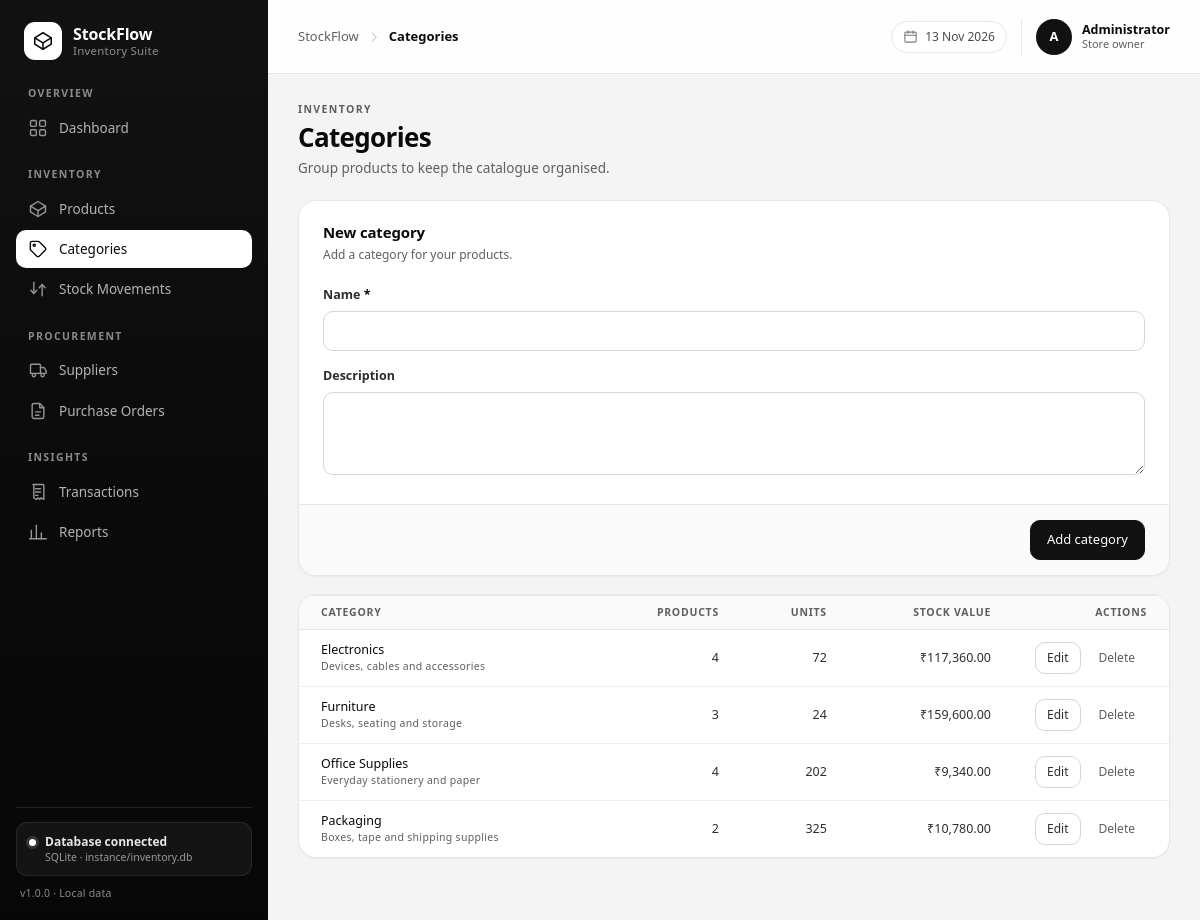
Page /categories/ on the committed database.
### tables this page shows
CREATE TABLE categories (
    id          INTEGER PRIMARY KEY AUTOINCREMENT,
    name        TEXT NOT NULL UNIQUE,
    description TEXT,
    created_at  TEXT NOT NULL DEFAULT (datetime('now', 'localtime'))
);

### routes/categories.py (the view)
@categories_bp.route("/")
def index():
    edit_id = parse_int(request.args.get("edit"), 0)
    editing = None
    if edit_id:
        editing = query("SELECT * FROM categories WHERE id = ?", (edit_id,), one=True)
    categories = query(
        """
        SELECT c.*,
               COUNT(p.id) AS product_count,
               COALESCE(SUM(p.quantity), 0) AS units,
               COALESCE(SUM(p.quantity * p.cost_price), 0) AS stock_value
        FROM categories c
        LEFT JOIN products p ON p.category_id = c.id AND p.is_active = 1
        GROUP BY c.id
        ORDER BY c.name COLLATE NOCASE
        """
    )
    return render_template(
        "categories/list.html",
        page_title="Categories",
        active_page="categories",
        categories=categories,
        editing=editing,
    )

### database/db.py (called while the page is built)
def get_db():
    if "db" not in g:
        connection = sqlite3.connect(current_app.config["DATABASE"])
        connection.row_factory = sqlite3.Row
        connection.execute("PRAGMA foreign_keys = ON")
        g.db = connection
    return g.db

def query(sql, params=(), one=False):
    cursor = get_db().execute(sql, params)
    rows = cursor.fetchall()
    cursor.close()
    if one:
        return rows[0] if rows else None
    return rows

### utils/filters.py (called while the page is built)
def currency_symbol():
    if "_currency_symbol" not in g:
        symbol = current_app.config["CURRENCY_SYMBOL"]
        try:
            row = query(
                "SELECT value FROM settings WHERE key = 'currency_symbol'",
                one=True,
            )
            if row and row["value"]:
                symbol = row["value"]
        except Exception:
            pass
        g._currency_symbol = symbol
    return g._currency_symbol

### utils/helpers.py (called while the page is built)
def parse_int(value, default=0):
    try:
        return int(str(value).strip())
    except (TypeError, ValueError):
        return default

### templates/categories/list.html (shortened to what this page needs)
{% extends 'base.html' %}
{% import 'partials/icons.html' as ui %}
{% block content %}
  <div class="page-head">
    <div>
      <p class="page-head__eyebrow">Inventory</p>
      <h1 class="page-head__title">Categories</h1>
      <p class="page-head__subtitle">Group products to keep the catalogue organised.</p>
    </div>
  </div>
  <div class="split">
    <form method="post" action="{{ url_for('categories.save') }}" class="form-card form-card--side">
      <div class="form-card__head">
        <h2>{{ 'Edit category' if editing else 'New category' }}</h2>
        <p>{{ 'Rename this category or update its description.' if editing else 'Add a category for your products.' }}</p>
      </div>
      <div class="form-grid form-grid--single">
        <div class="field">
          <label for="name">Name <span class="req">*</span></label>
          <input class="input" id="name" name="name" required maxlength="80"
                 value="{{ editing.name if editing else '' }}">
        </div>
        <div class="field">
          <label for="description">Description</label>
          <textarea class="input" id="description" name="description" rows="3">{{ editing.description if editing and editing.description else '' }}</textarea>
        </div>
      </div>
      <div class="form-card__foot">
        {% if editing %}
          <a class="btn btn--ghost" href="{{ url_for('categories.index') }}">Cancel</a>
          <button class="btn" type="submit">Save changes</button>
        {% else %}
          <button class="btn" type="submit">Add category</button>
        {% endif %}
      </div>
    </form>
    <section class="card card--flush">
      {% if categories %}
        <div class="table-wrap">
          <table class="table">
            <thead>
              <tr>
                <th>Category</th>
                <th class="is-num">Products</th>
                <th class="is-num">Units</th>
                <th class="is-num">Stock value</th>
                <th class="is-actions">Actions</th>
              </tr>
            </thead>
            <tbody>
              {% for category in categories %}
                <tr>
                  <td>
                    <span class="cell-product__name">{{ category.name }}</span>
                    {% if category.description %}
                      <span class="cell-product__sku">{{ category.description }}</span>
                    {% endif %}
                  </td>
                  <td class="is-num">{{ category.product_count }}</td>
                  <td class="is-num">{{ category.units }}</td>
                  <td class="is-num">{{ category.stock_value|money }}</td>
                  <td class="is-actions">
                    <div class="row-actions">
                      <a class="btn btn--ghost btn--sm" href="{{ url_for('categories.index', edit=category.id) }}">Edit</a>
                      <form method="post" action="{{ url_for('categories.delete', category_id=category.id) }}"
                            onsubmit="return confirm('Delete {{ category.name|e }}? Its products will become uncategorised.');">
                        <button class="btn btn--quiet btn--sm" type="submit">Delete</button>
                      </form>
                    </div>
                  </td>
                </tr>
              {% endfor %}
            </tbody>
          </table>
        </div>
      {% else %}
        <div class="empty">
          <span class="empty__icon">{{ ui.icon('tag', 22) }}</span>
          <p class="empty__title">No categories yet</p>
          <p class="empty__text">Use the form to add your first category.</p>
        </div>
      {% endif %}
    </section>
  </div>
{% endblock %}

### rows in the picture
categories: name "Electronics", description "Devices, cables and accessories", product_count "4", units "72", stock_value "₹117,360.00"
categories: name "Furniture", description "Desks, seating and storage", product_count "3", units "24", stock_value "₹159,600.00"
categories: name "Office Supplies", description "Everyday stationery and paper", product_count "4", units "202", stock_value "₹9,340.00"
categories: name "Packaging", description "Boxes, tape and shipping supplies", product_count "2", units "325", stock_value "₹10,780.00"

### other values in the picture
{{ config.APP_NAME }} "StockFlow"
{{ config.APP_TAGLINE }} "Inventory Suite"
{{ config.APP_VERSION }} "1.0.0"
{{ page_title|default('Dashboard') }} "Categories"
{{ 'Edit category' if editing else 'New category' }} "New category"
